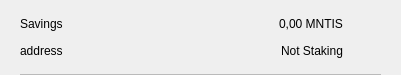
<?xml version="1.0" encoding="UTF-8"?>
<ui version="4.0">
 <class>CSRow</class>
 <widget class="QWidget" name="CSRow">
  <property name="geometry">
   <rect>
    <x>0</x>
    <y>0</y>
    <width>401</width>
    <height>75</height>
   </rect>
  </property>
  <property name="windowTitle">
   <string>Form</string>
  </property>
  <layout class="QVBoxLayout" name="verticalLayout">
   <property name="spacing">
    <number>0</number>
   </property>
   <property name="leftMargin">
    <number>20</number>
   </property>
   <property name="topMargin">
    <number>10</number>
   </property>
   <property name="rightMargin">
    <number>20</number>
   </property>
   <property name="bottomMargin">
    <number>0</number>
   </property>
   <item>
    <widget class="QWidget" name="info" native="true">
     <property name="minimumSize">
      <size>
       <width>0</width>
       <height>0</height>
      </size>
     </property>
     <layout class="QHBoxLayout" name="horizontalLayout_3">
      <property name="leftMargin">
       <number>0</number>
      </property>
      <property name="topMargin">
       <number>0</number>
      </property>
      <property name="rightMargin">
       <number>0</number>
      </property>
      <property name="bottomMargin">
       <number>10</number>
      </property>
      <item>
       <widget class="QWidget" name="container" native="true">
        <property name="minimumSize">
         <size>
          <width>0</width>
          <height>0</height>
         </size>
        </property>
        <layout class="QVBoxLayout" name="verticalLayout_2">
         <property name="spacing">
          <number>0</number>
         </property>
         <property name="leftMargin">
          <number>0</number>
         </property>
         <property name="topMargin">
          <number>0</number>
         </property>
         <property name="rightMargin">
          <number>0</number>
         </property>
         <property name="bottomMargin">
          <number>0</number>
         </property>
         <item>
          <layout class="QHBoxLayout" name="horizontalLayout">
           <item>
            <widget class="QLabel" name="labelName">
             <property name="toolTip">
              <string notr="true"/>
             </property>
             <property name="text">
              <string>Savings</string>
             </property>
            </widget>
           </item>
           <item>
            <spacer name="horizontalSpacer">
             <property name="orientation">
              <enum>Qt::Horizontal</enum>
             </property>
             <property name="sizeHint" stdset="0">
              <size>
               <width>40</width>
               <height>20</height>
              </size>
             </property>
            </spacer>
           </item>
           <item>
            <widget class="QLabel" name="labelAmount">
             <property name="text">
              <string>0,00 MNTIS</string>
             </property>
            </widget>
           </item>
          </layout>
         </item>
         <item>
          <layout class="QHBoxLayout" name="horizontalLayout_2">
           <item>
            <widget class="QLabel" name="labelAddress">
             <property name="toolTip">
              <string notr="true"/>
             </property>
             <property name="text">
              <string>address</string>
             </property>
            </widget>
           </item>
           <item>
            <spacer name="horizontalSpacer_2">
             <property name="orientation">
              <enum>Qt::Horizontal</enum>
             </property>
             <property name="sizeHint" stdset="0">
              <size>
               <width>40</width>
               <height>20</height>
              </size>
             </property>
            </spacer>
           </item>
           <item>
            <widget class="QLabel" name="labelStaking">
             <property name="text">
              <string>Not Staking</string>
             </property>
            </widget>
           </item>
          </layout>
         </item>
        </layout>
       </widget>
      </item>
      <item alignment="Qt::AlignHCenter|Qt::AlignVCenter">
       <widget class="QPushButton" name="pushButtonMenu">
        <property name="minimumSize">
         <size>
          <width>24</width>
          <height>24</height>
         </size>
        </property>
        <property name="maximumSize">
         <size>
          <width>32</width>
          <height>32</height>
         </size>
        </property>
        <property name="focusPolicy">
         <enum>Qt::NoFocus</enum>
        </property>
        <property name="styleSheet">
         <string notr="true">border:none; background-color:transparent;</string>
        </property>
        <property name="text">
         <string/>
        </property>
        <property name="icon">
         <iconset>
          <normaloff>://ic-menu-hover</normaloff>://ic-menu-hover</iconset>
        </property>
        <property name="iconSize">
         <size>
          <width>24</width>
          <height>24</height>
         </size>
        </property>
       </widget>
      </item>
     </layout>
    </widget>
   </item>
   <item>
    <widget class="QLabel" name="lblDivisory">
     <property name="minimumSize">
      <size>
       <width>0</width>
       <height>1</height>
      </size>
     </property>
     <property name="maximumSize">
      <size>
       <width>16777215</width>
       <height>1</height>
      </size>
     </property>
     <property name="styleSheet">
      <string notr="true">background-color:#bababa;</string>
     </property>
     <property name="text">
      <string/>
     </property>
     <property name="alignment">
      <set>Qt::AlignBottom|Qt::AlignLeading|Qt::AlignLeft</set>
     </property>
    </widget>
   </item>
  </layout>
 </widget>
 <resources/>
 <connections/>
</ui>
